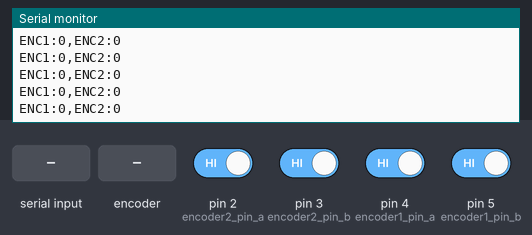
Simulated run of this sketch. Board: Arduino Uno, built with avr-gcc and run on an emulated ATmega328P. Shown: the last lines printed to the serial monitor. The inputs (shaded band) are chosen by the test bench; at power-on: pin 2 (encoder2_pin_a), pin 3 (encoder2_pin_b), pin 4 (encoder1_pin_a), pin 5 (encoder1_pin_b) HIGH.

Above: at 1.3 s.
1.4 s: "RESET" received over Serial
3.9 s: rotary encoder on pin 2 (encoder2_pin_a) / pin 5 (encoder1_pin_b) turned 1 step (first pin leading)
At 3.93 s:
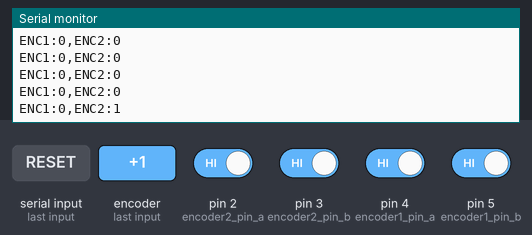
5.6 s: pin 3 (encoder2_pin_b) driven LOW
At 5.64 s:
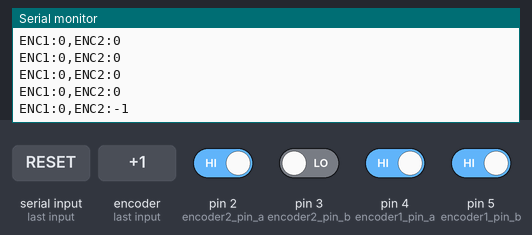
7.1 s: pin 3 (encoder2_pin_b) driven HIGH
10.1 s: pin 4 (encoder1_pin_a) driven LOW
At 10.16 s:
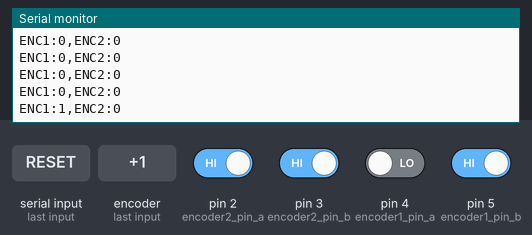
11.6 s: rotary encoder on pin 2 (encoder2_pin_a) / pin 5 (encoder1_pin_b) turned 1 step (first pin leading)
At 11.62 s:
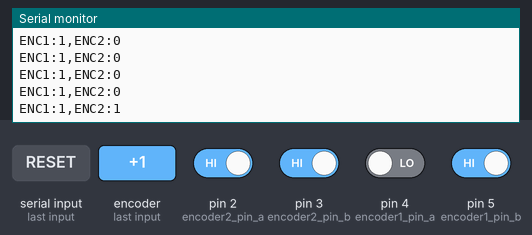
Timing chart, 0 to 14.3 s (numbered marks = the images above; inputs shaded):
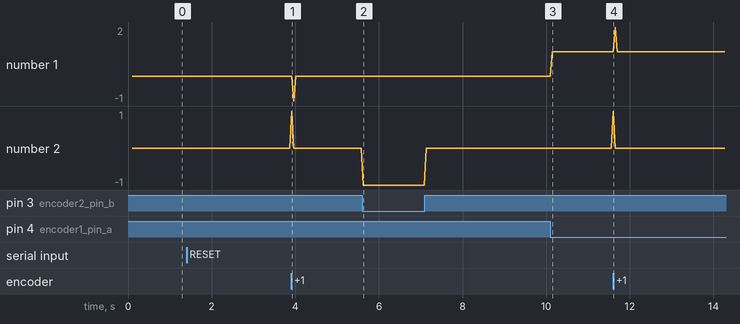

Measured:
- after the input at 3.9 s, the serial monitor: prints a new line at once (image 1)
- after the input at 5.6 s, the serial monitor: prints a new line at once (image 2)
- after the input at 10.1 s, the serial monitor: prints a new line after 0.05 s (image 3)
- after the input at 11.6 s, the serial monitor: prints a new line at once (image 4)

The sketch:

interrupt_encoder_sketch.ino
```cpp
/*
 * Arduino Encoder Bridge - INTERRUPT VERSION
 * Both encoders using interrupt-based detection
 * Encoder 1: Pins 4,5 (Pin Change Interrupts)
 * Encoder 2: Pins 2,3 (Hardware Interrupts)
 */

// Encoder 1 variables (Pin Change Interrupts on pins 4,5)
volatile long encoder1_count = 0;
int encoder1_pin_a = 4;  // PCINT20 (Pin Change Interrupt)
int encoder1_pin_b = 5;  // PCINT21 (Pin Change Interrupt)

// Encoder 2 variables (Hardware Interrupts on pins 2,3)
volatile long encoder2_count = 0;
int encoder2_pin_a = 2;  // INT0 (Hardware Interrupt)
int encoder2_pin_b = 3;  // INT1 (Hardware Interrupt)

// State tracking for Pin Change Interrupts (Encoder 1)
volatile int last_enc1_a = HIGH;
volatile int last_enc1_b = HIGH;

void setup() {
  Serial.begin(38400);

  // Setup encoder 1 pins (Pin Change Interrupts)
  pinMode(encoder1_pin_a, INPUT_PULLUP);
  pinMode(encoder1_pin_b, INPUT_PULLUP);

  // Setup encoder 2 pins (Hardware Interrupts)
  pinMode(encoder2_pin_a, INPUT_PULLUP);
  pinMode(encoder2_pin_b, INPUT_PULLUP);

  // Initialize encoder 1 state
  last_enc1_a = digitalRead(encoder1_pin_a);
  last_enc1_b = digitalRead(encoder1_pin_b);

  // Enable Pin Change Interrupts for encoder 1 (pins 4,5)
  // PCICR: Pin Change Interrupt Control Register
  // PCIE2: Pin Change Interrupt Enable 2 (for pins D0-D7)
  PCICR |= (1 << PCIE2);

  // PCMSK2: Pin Change Mask Register 2
  // Enable interrupts on pins 4 and 5
  PCMSK2 |= (1 << PCINT20) | (1 << PCINT21);  // Pins 4,5

  // Enable Hardware Interrupts for encoder 2 (pins 2,3)
  attachInterrupt(digitalPinToInterrupt(encoder2_pin_a), encoder2_isr_a, CHANGE);
  attachInterrupt(digitalPinToInterrupt(encoder2_pin_b), encoder2_isr_b, CHANGE);

  delay(100);
}

void loop() {
  // Check for reset command
  if(Serial.available() > 0) {
    String command = Serial.readString();
    command.trim();
    if(command == "RESET") {
      noInterrupts();  // Disable interrupts during reset
      encoder1_count = 0;
      encoder2_count = 0;
      interrupts();    // Re-enable interrupts
      Serial.println("ENCODERS_RESET");
      return;
    }
  }

  // Send encoder data in clean format
  // Disable interrupts briefly while reading volatile variables
  noInterrupts();
  long enc1 = encoder1_count;
  long enc2 = encoder2_count;
  interrupts();

  Serial.print("ENC1:");
  Serial.print(enc1);
  Serial.print(",ENC2:");
  Serial.println(enc2);

  delay(50); // 20Hz update rate
}

// Pin Change Interrupt Service Routine for Encoder 1 (pins 4,5)
ISR(PCINT2_vect) {
  int enc1_a_now = digitalRead(encoder1_pin_a);
  int enc1_b_now = digitalRead(encoder1_pin_b);

  // Check if pin 4 (encoder1_pin_a) changed
  if(enc1_a_now != last_enc1_a) {
    if(enc1_a_now == HIGH) {
      if(enc1_b_now == LOW) {
        encoder1_count++;
      } else {
        encoder1_count--;
      }
    } else {
      if(enc1_b_now == HIGH) {
        encoder1_count++;
      } else {
        encoder1_count--;
      }
    }
    last_enc1_a = enc1_a_now;
  }

  // Check if pin 5 (encoder1_pin_b) changed
  if(enc1_b_now != last_enc1_b) {
    if(enc1_b_now == HIGH) {
      if(enc1_a_now == HIGH) {
        encoder1_count++;
      } else {
        encoder1_count--;
      }
    } else {
      if(enc1_a_now == LOW) {
        encoder1_count++;
      } else {
        encoder1_count--;
      }
    }
    last_enc1_b = enc1_b_now;
  }
}

// Hardware Interrupt Service Routines for Encoder 2 (pins 2,3)
void encoder2_isr_a() {
  int a = digitalRead(encoder2_pin_a);
  int b = digitalRead(encoder2_pin_b);

  if (a == HIGH) {
    if (b == LOW) {
      encoder2_count++;
    } else {
      encoder2_count--;
    }
  } else {
    if (b == HIGH) {
      encoder2_count++;
    } else {
      encoder2_count--;
    }
  }
}

void encoder2_isr_b() {
  int a = digitalRead(encoder2_pin_a);
  int b = digitalRead(encoder2_pin_b);

  if (b == HIGH) {
    if (a == HIGH) {
      encoder2_count++;
    } else {
      encoder2_count--;
    }
  } else {
    if (a == LOW) {
      encoder2_count++;
    } else {
      encoder2_count--;
    }
  }
}
```
